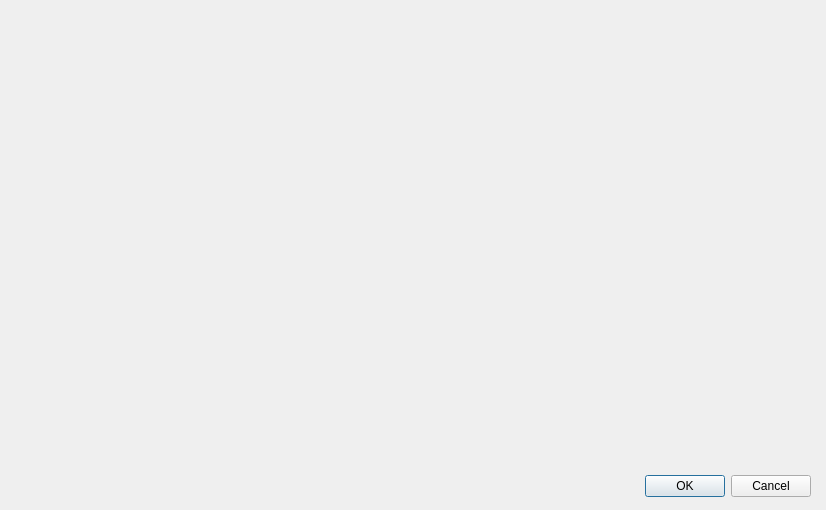
<?xml version="1.0" encoding="UTF-8"?>
<ui version="4.0">
 <class>Reader</class>
 <widget class="QDialog" name="Reader">
  <property name="geometry">
   <rect>
    <x>0</x>
    <y>0</y>
    <width>826</width>
    <height>510</height>
   </rect>
  </property>
  <property name="windowTitle">
   <string>Dialog</string>
  </property>
  <widget class="QDialogButtonBox" name="buttonBox">
   <property name="geometry">
    <rect>
     <x>470</x>
     <y>470</y>
     <width>341</width>
     <height>32</height>
    </rect>
   </property>
   <property name="orientation">
    <enum>Qt::Horizontal</enum>
   </property>
   <property name="standardButtons">
    <set>QDialogButtonBox::Cancel|QDialogButtonBox::Ok</set>
   </property>
  </widget>
 </widget>
 <resources/>
 <connections>
  <connection>
   <sender>buttonBox</sender>
   <signal>accepted()</signal>
   <receiver>Reader</receiver>
   <slot>accept()</slot>
   <hints>
    <hint type="sourcelabel">
     <x>248</x>
     <y>254</y>
    </hint>
    <hint type="destinationlabel">
     <x>157</x>
     <y>274</y>
    </hint>
   </hints>
  </connection>
  <connection>
   <sender>buttonBox</sender>
   <signal>rejected()</signal>
   <receiver>Reader</receiver>
   <slot>reject()</slot>
   <hints>
    <hint type="sourcelabel">
     <x>316</x>
     <y>260</y>
    </hint>
    <hint type="destinationlabel">
     <x>286</x>
     <y>274</y>
    </hint>
   </hints>
  </connection>
 </connections>
</ui>
